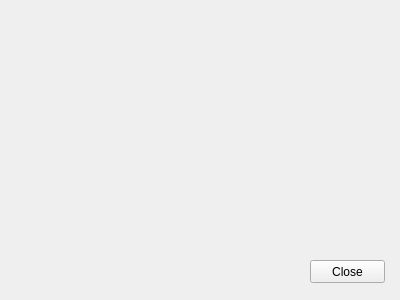
<?xml version="1.0" encoding="UTF-8"?>
<ui version="4.0">
 <class>AboutDialog</class>
 <widget class="QWidget" name="AboutDialog">
  <property name="geometry">
   <rect>
    <x>0</x>
    <y>0</y>
    <width>400</width>
    <height>300</height>
   </rect>
  </property>
  <property name="windowTitle">
   <string>AboutDialog</string>
  </property>
  <widget class="QPushButton" name="closeButton">
   <property name="geometry">
    <rect>
     <x>310</x>
     <y>260</y>
     <width>75</width>
     <height>23</height>
    </rect>
   </property>
   <property name="text">
    <string>Close</string>
   </property>
  </widget>
 </widget>
 <layoutdefault spacing="6" margin="11"/>
 <resources/>
 <connections/>
</ui>
